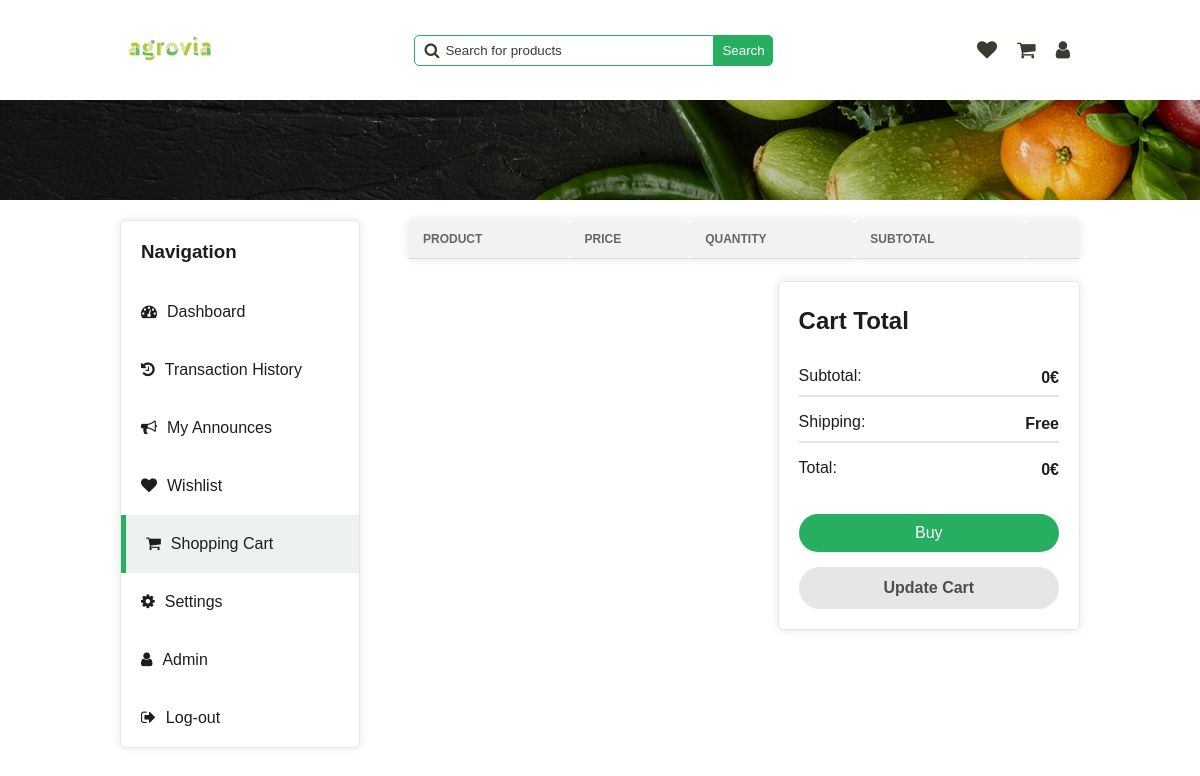
/pages/shopping-cart.php (signed in), run on an earlier commit of the app's database.
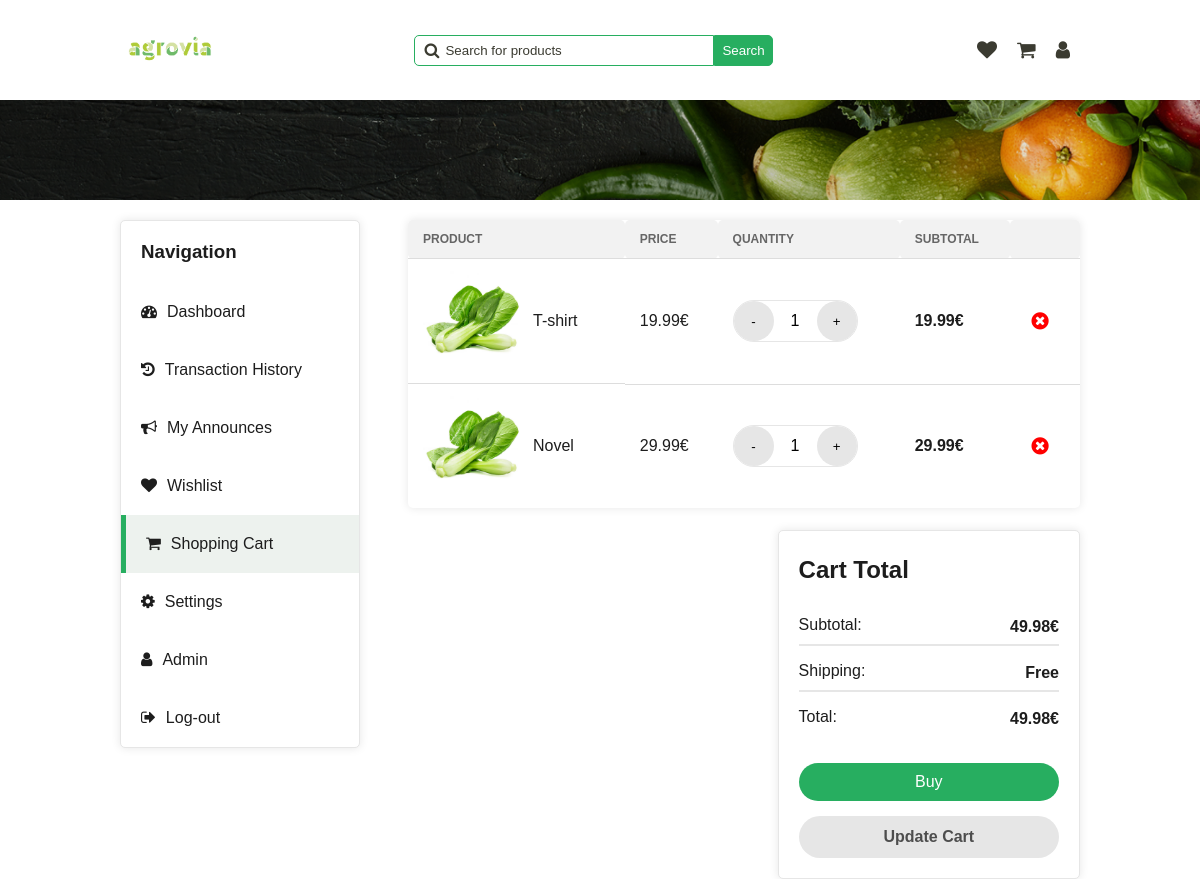
And on a later commit of the database.
### tables this page shows
CREATE TABLE UserSaved (
  id INTEGER PRIMARY KEY,
  user_id INTEGER,
  announce_id INTEGER,
  quantity_selected INTEGER,
  is_in_cart BOOLEAN,
  is_in_favourite BOOLEAN,
  FOREIGN KEY (user_id) REFERENCES User(id),
  FOREIGN KEY (announce_id) REFERENCES Announce(id) ON DELETE CASCADE
);

CREATE TABLE Announce (
  id INTEGER PRIMARY KEY,
  id_category INTEGER,
  image TEXT,
  title TEXT,
  description TEXT,
  price FLOAT,
  quantity INTEGER,
  rating INTEGER,
  out_of_stock BOOLEAN,
  FOREIGN KEY (id_category) REFERENCES Category(id)
);

### php/user.php (called while the page is built, shortened)
<?php
require '../php/pdo.php';
function get_user_by_id($id_user)
{
    global $pdo;
    try {
        $query = "SELECT * FROM User WHERE id = :id_user";
        $stmt = $pdo->prepare($query);
        $stmt->bindParam(':id_user', $id_user);
        $stmt->execute();
        $user = $stmt->fetch(PDO::FETCH_ASSOC);
        return $user;
    } catch (PDOException $e) {
        echo $e->getMessage();
    }
}

### php/announce.php (called while the page is built, shortened)
<?php
require '../php/pdo.php';
function get_shopping_cart_by_user_id($user_id)
{
    global $pdo;
    $query = "SELECT Announce.*, UserSaved.quantity_selected
              FROM Announce
              JOIN UserSaved ON Announce.id = UserSaved.announce_id
              WHERE UserSaved.user_id = :user_id AND UserSaved.is_in_cart = 1
             ";
    $stmt = $pdo->prepare($query);
    $stmt->bindParam(':user_id', $user_id);
    $stmt->execute();
    $shopping_cart = $stmt->fetchAll(PDO::FETCH_ASSOC);
    return $shopping_cart;
}
?>

### pages/shopping-cart.php (the view, shortened to what this page needs)
<!DOCTYPE html>
<html lang="en">
<head>
    <link rel="stylesheet" href="../styles/alert.css">
    <link rel="stylesheet" href="../styles/dashboard.css" onload="load_theme()">
    <link rel="stylesheet" href="../styles/main-header.css">
    <link rel="stylesheet" href="../styles/shopping-cart.css">
    <link rel="stylesheet" href="../styles/confirm-modal.css">
    <link rel="stylesheet" href="../styles/wishlist.css">
    <link rel="stylesheet" href="https://cdnjs.cloudflare.com/ajax/libs/font-awesome/4.7.0/css/font-awesome.min.css">
</head>
<body>
    <header>
        <a href="../pages/home.php"><img src="../assets/logo/agrovia-green.png" alt="logo"></a>
        <div class="search-bar">
            <span>
                <i class="fa fa-search"></i>
                <input type="text" name="search" id="search" placeholder="Search for products"
                    onkeydown="if(event.keyCode === 13) search()">
            </span>
            <button onclick="search()">Search</button>
        </div>
        <div class="user">
            <a href="../pages/wishlist.php">
                <i class="fa fa-heart"></i>
            </a>
            <a href="../pages/shopping-cart.php">
                <i class="fa fa-shopping-cart"></i>
            </a>
            <a href="../pages/dashboard.php">
                <i class="fa fa-user"></i>
            </a>
        </div>
    </header>
    <div class="separator-background"></div>
    <?php
    require "../php/user.php";
    require "../php/announce.php";
    $user = get_user_by_id($_SESSION['user_id']);
    $shopping_cart_announce = get_shopping_cart_by_user_id($_SESSION['user_id']);
    $total_price = 0;
    ?>
    <div class="main-container">
        <section class="navigation">
            <h3>Navigation</h3>
            <a href="../pages/dashboard.php">
                <i class="fa fa-tachometer" aria-hidden="true"></i>
                <span>Dashboard</span>
            </a>
            <a href="../pages/transaction-history.php">
                <i class="fa fa-history"></i>
                <span>Transaction History</span>
            </a>
            <a href="../pages/my-announces.php">
                <i class="fa fa-bullhorn"></i>
                <span>My Announces</span>
            </a>
            <a href="../pages/wishlist.php">
                <i class="fa fa-heart"></i>
                <span>Wishlist</span>
            </a>
            <a href="../pages/shopping-cart.php" class="active">
                <i class="fa fa-shopping-cart"></i>
                <span>Shopping Cart</span>
            </a>
            <a href="../pages/settings.php">
                <i class="fa fa-gear"></i>
                <span>Settings</span>
            </a>
            <?php
            if ($user['is_admin']) {
                echo '<a href="../pages/admin.php"><i class="fa fa-user"></i><span>Admin</span></a>';
            }
            ?>
            <a href="../php/log-out.php">
                <i class="fa fa-sign-out"></i>
                Log-out
            </a>
        </section>
        <section class="tab-content shopping-cart-section">
            <table>
                <tr>
                    <th>Product</th>
                    <th>Price</th>
                    <th>Quantity</th>
                    <th>Subtotal</th>
                    <th></th>
                </tr>
                <?php foreach ($shopping_cart_announce as $item): ?>
                        <tr id="wishlist-item-<?php echo $item['id']; ?>">
                            <td class="product">
                                <img src="<?php echo $item['image']; ?>" alt="product">
                                <span id="title-<?php echo $item['id']; ?>"><?php echo $item['title']; ?></span>
                            </td>
                            <td id="price-<?php echo $item['id']; ?>">
                                <?php echo $item['price']; ?>€
                            </td>
                            <td class="stock-status">
                                <span>
                                    <div class="manage-quantity">
                                        <button class="increment" onclick="decrement(<?php echo $item['id']; ?>)">-</button>
                                        <span
                                            id="count-<?php echo $item['id']; ?>"><?php echo $item['quantity_selected']; ?></span>
                                        <button class="decrement"
                                            onclick="increment(<?php echo $item['id']; ?>, <?php echo $item['quantity']; ?>)">+</button>
                                    </div>
                                </span>
                            </td>
                            <td>
                                <strong class="subtotal" id="subtotal-<?php echo $item['id']; ?>">
                                    <?php echo $item['price'] * $item['quantity_selected']; ?>€
                                </strong>
                            </td>
                            <td>
                                <button class="delete-btn" onclick="delete_wishlist_item(<?php echo $item['id']; ?>)">
                                    <i class="fa fa-times-circle" aria-hidden="true"></i>
                                </button>
                            </td>
                        </tr>
                        <?php
                        $total_price += $item['price'] * $item['quantity_selected'];
                endforeach;
                ?>
            </table>
            <section class="total">
                <h3>Cart Total</h3>
                <span class="subtotal-price">
                    Subtotal: <span class="total-price"><?php echo $total_price; ?>€</span>
                </span>
                <hr>
                <span class="shipping-price">
                    Shipping: <span>Free</span>
                </span>
                <hr>
                <span>
                    Total: <span class="total-price" id="total-price-id"><?php echo $total_price; ?>€</span>
                </span>
                <button class="buy" onclick="checkout()">Buy</button>
                <button class="update" id="update-cart" onclick="update_cart();">Update Cart</button>
            </section>
        </section>
    </div>
</body>
</html>

### styles/dashboard.css (style rules this page uses)
.main-container { margin-top: 120px; display: flex; justify-content: space-between; color: var(--dark); }
.main-container .navigation { display: flex; justify-content: flex-start; flex-direction: column; background-color: var(--white); width: 25%; border-radius: 5px; height: max-content; box-shadow: 0 0 10px rgba(0, 0, 0, 0.1); border: 1px solid var(--light-stroke); }
.main-container .navigation h3 { padding: 20px; margin: 0; color: var(--dark); }
.main-container .navigation a { padding: 20px; display: flex; justify-content: flex-start; text-decoration: none; color: var(--dark); }
.main-container .navigation a.active { background-color: var(--light-hover-green); border-left: 5px solid var(--secondary); }
.main-container .navigation a i { margin-right: 10px; }

### styles/main-header.css (style rules this page uses)
header { display: flex; justify-content: space-between; align-items: center; }
header a img { width: 100px; }
header .search-bar { display: flex; align-items: center; }
header .search-bar span { display: flex; align-items: center; position: relative; }
header .search-bar span i { position: absolute; left: 10px; color: var(--text); }
header .search-bar span input { padding: 7px; border: 1px solid var(--secondary); border-radius: 5px 0 0 5px; padding-left: 30px; min-width: 300px; }
header .search-bar span input::placeholder { color: var(--text); position: absolute; left: 30px; }
header .search-bar button { padding: 7px; border-radius: 0 5px 5px 0; background-color: var(--secondary); color: var(--white); border: 1px solid var(--secondary); cursor: pointer; }
header .user { display: flex; align-items: center; }
header .user a { text-decoration: none; padding: 10px; }
header .user a i { font-size: 20px; color: var(--text); }
.separator-background { background-image: url("../../assets/backgrounds/separator-background.png"); background-size: cover; background-position: center; background-repeat: no-repeat; width: 100%; height: 100px; position: absolute; left: 0; }

### styles/shopping-cart.css (style rules this page uses)
.tab-content { background-color: transparent; width: 70%; padding: 0; display: flex; align-items: flex-end; flex-direction: column; }
.tab-content table { border-radius: 5px; border: none; width: 100%; border-collapse: collapse; background-color: var(--white); margin-bottom: 22px; }
table tr th { border-radius: 5px; }
table tr:last-child td { border-bottom: none; }
.manage-quantity { display: flex; align-items: center; justify-content: space-between; background-color: var(--white); border-radius: 35px; width: 125px; border: 1px solid var(--light-stroke); }
.manage-quantity button { padding: 12px; width: 40px; height: 40px; border-radius: 50%; border: none; cursor: pointer; background-color: var(--light-stroke); }
.manage-quantity span { width: 25px; text-align: center; border: none; background-color: transparent; color: black; }
.total { display: flex; flex-direction: column; background: white; height: fit-content; padding: 20px; border-radius: 5px; color: var(--dark); width: 45%; box-shadow: 0 0 10px rgba(0, 0, 0, 0.1); border: 1px solid var(--light-stroke); }
.total h3 { font-size: 1.5rem; margin-top: 5px; }
.total hr { border: 1px solid var(--light-stroke); width: 100%; }
.total span { display: flex; justify-content: space-between; margin-top: 5px; align-items: center; }
.total span > span { font-weight: 700; }
.total .buy, .total .update { padding: 10px 20px; font-size: 1rem; background-color: var(--secondary); color: white; border: none; border-radius: 50px; cursor: pointer; transition: background-color 0.3s ease; width: 100%; margin-top: 35px; }
.total .update { margin-top: 15px; background-color: var(--light-stroke); color: #4d4d4d; font-weight: 700; border: 2px solid transparent; padding: 10px 20px; transition: background-color 0.3s ease, color 0.3s ease, border-color 0.3s ease; }

What changed in the data, as far as the page shows it:
added usersaved: announce.image (picture), announce.title "T-shirt", announce.price "19.99", quantity_selected "1", $item['price']*$item['quantity_selected'] "19.99"
added usersaved: announce.image (picture), announce.title "Novel", announce.price "29.99", quantity_selected "1", $item['price']*$item['quantity_selected'] "29.99"
Also different on the page:
$total_price: "0" → "49.98"
